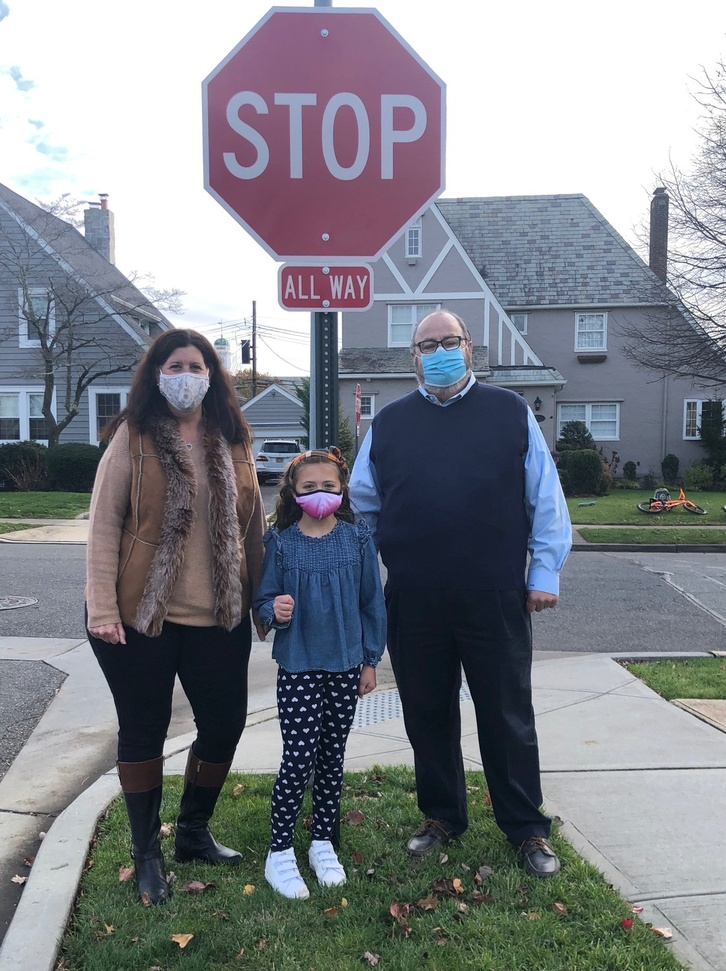
#> input picture image_5.jpeg, 726 x 971 px, shrunk from 1122 x 1500 before the run, given in place of image_5.jpg, which was not available
$ python face_stop_recognition.py
#> lines starting #> are read from the running program, lines starting #| are printed output that depends on the picture; after the words box and inside, x2 and y2 are one past the last pixel; in counts of white or black regions, pixels touching at a corner belong together; pictures that were not available may be replaced by others from this repository, and a replacement may not be noted
# Importing OpenCV package
import cv2
from matplotlib import pyplot as plt


# Reading the image
img = cv2.imread("/home/bgoshtasbi/Desktop/ML Project/proj1_classification/image_5.jpg")
#> img is the input picture: shape (971, 726, 3); mean B, G, R 138.1, 131.3, 127.9

# Converting image to grayscale
img_gray = cv2.cvtColor(img, cv2.COLOR_BGR2GRAY)
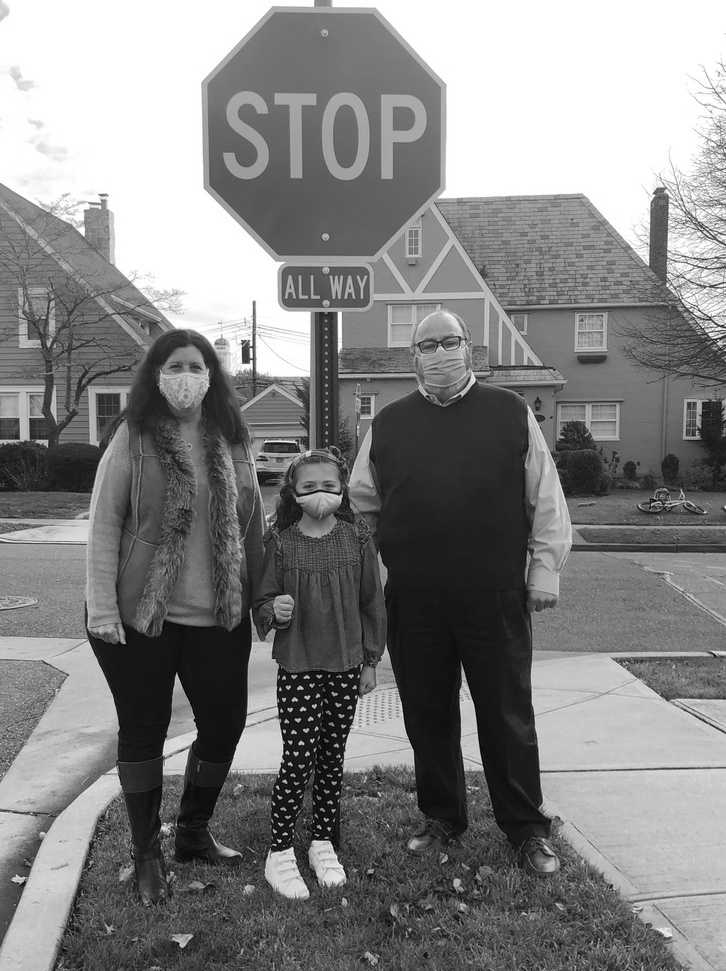
#> img_gray: shape (971, 726); min 0, max 255, mean 131

gray_img = cv2.cvtColor(img, cv2.COLOR_BGR2GRAY)
img_rgb = cv2.cvtColor(img, cv2.COLOR_BGR2RGB)


# Loading the required haar-cascade xml classifier file
haar_cascade = cv2.CascadeClassifier('Haarcascade_frontalface_default.xml')

# Applying the face detection method on the grayscale image
faces_rect = haar_cascade.detectMultiScale(gray_img, 1.1, 9)
#> faces_rect = [[156, 347, 59, 59]]

#STOP
stop_data = cv2.CascadeClassifier('stop_data.xml')

found = stop_data.detectMultiScale(img_gray,
                                minSize =(20, 20))
#> found = [[203, 13, 253, 253]]


# Iterating through rectangles of detected faces
for (x, y, w, h) in faces_rect:
    cv2.rectangle(img, (x, y), (x+w, y+h), (0, 255, 0), 2)
#> this loop made 1 pass
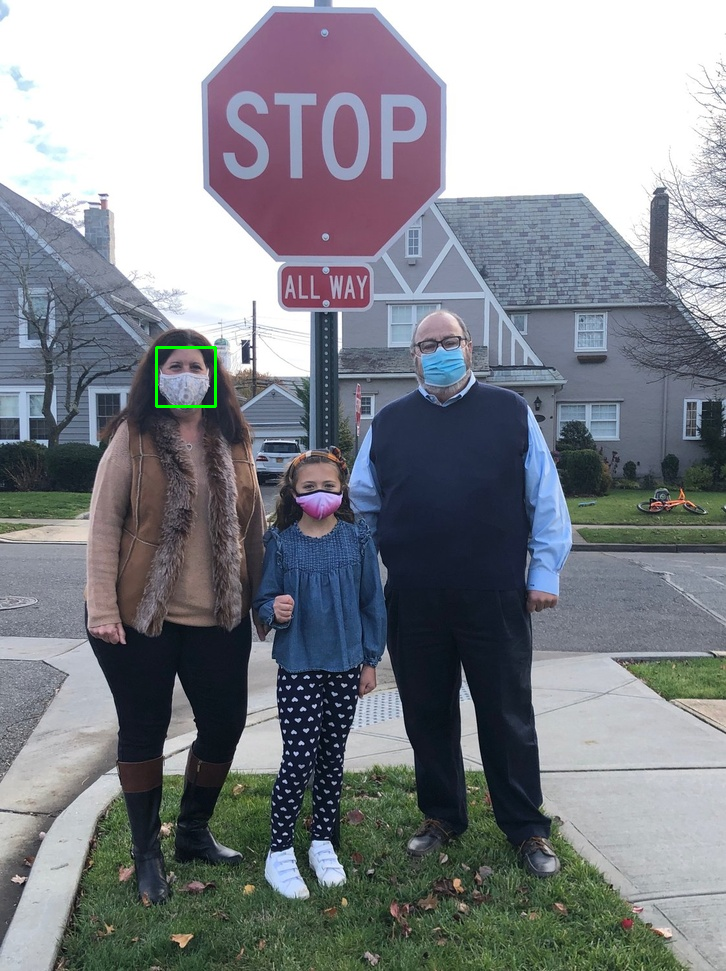
#> img: shape (971, 726, 3); 0.1% of pixels changed, all inside (x1, y1, x2, y2) = (155, 346, 217, 408)

amount_found = len(found)
#> amount_found = 1

if amount_found != 0:

    # There may be more than one
    # sign in the image
    for (x, y, width, height) in found:

        # We draw a green rectangle around
        # every recognized sign
        cv2.rectangle(img_rgb, (x, y),
                      (x + height, y + width),
                      (0, 255, 0), 5)
#> this loop made 1 pass
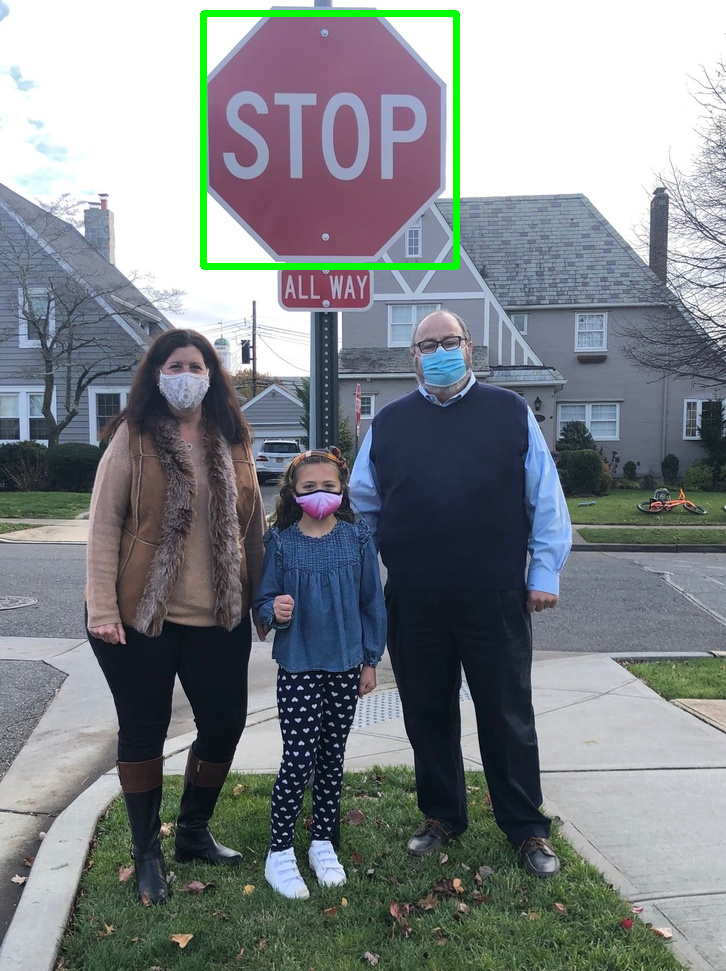
#> img_rgb: shape (971, 726, 3); mean R, G, B 125.8, 131.7, 135.9

# Creates the environment of
# the picture and shows it
plt.subplot(1, 1, 1)
plt.imshow(img_rgb)
plt.show()

cv2.imshow('Detected faces', img)

cv2.waitKey(0)

$ run again, with image_2.jpeg copied over image_5.jpeg
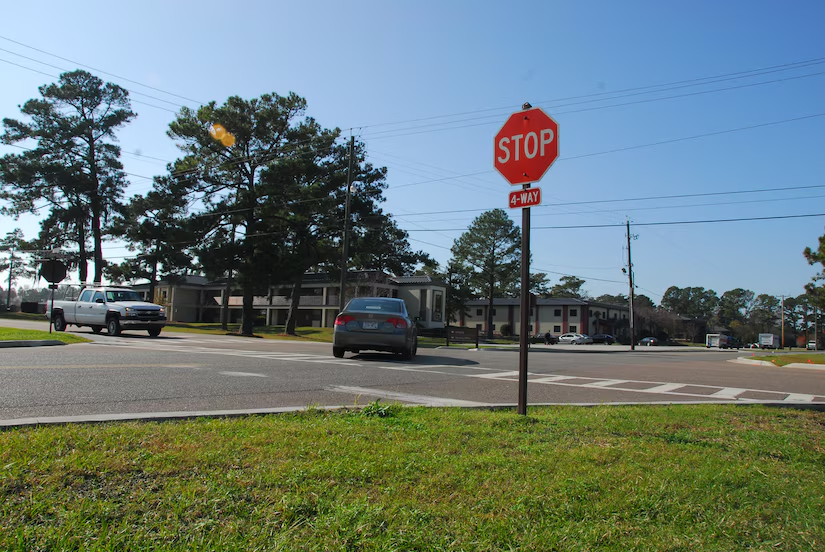
#> input picture image_2.jpeg, 825 x 552 px, given in place of image_5.jpg, which was not available
#> img is the input picture: shape (552, 825, 3); mean B, G, R 120.7, 123.3, 106.2
#> `img_gray = cv2.cvtColor(img, cv2.COLOR_BGR2GRAY)`:
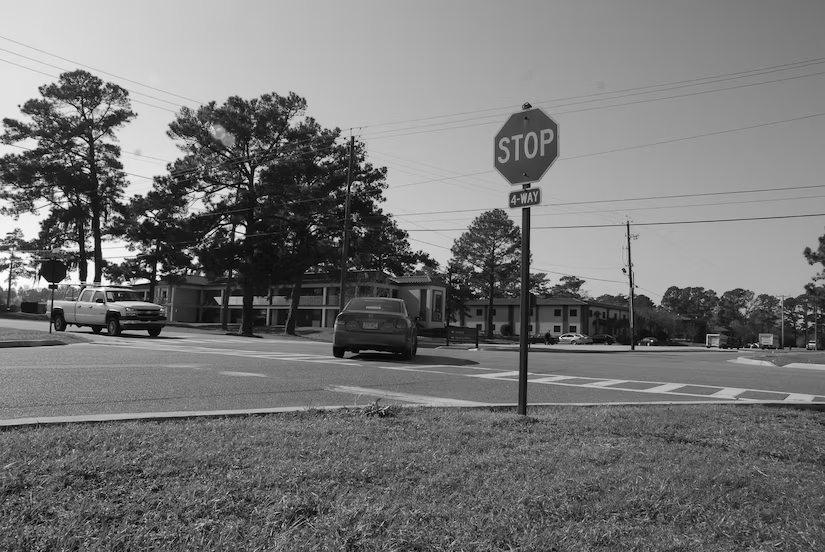
#> img_gray: shape (552, 825); min 0, max 255, mean 117.9
#> faces_rect = ()
#> found = [[484, 103, 85, 85]]
#> amount_found = 1
#> the loop `for (x, y, width, height) in found:` made 1 pass
#> after the loop `for (x, y, width, height) in found:`:
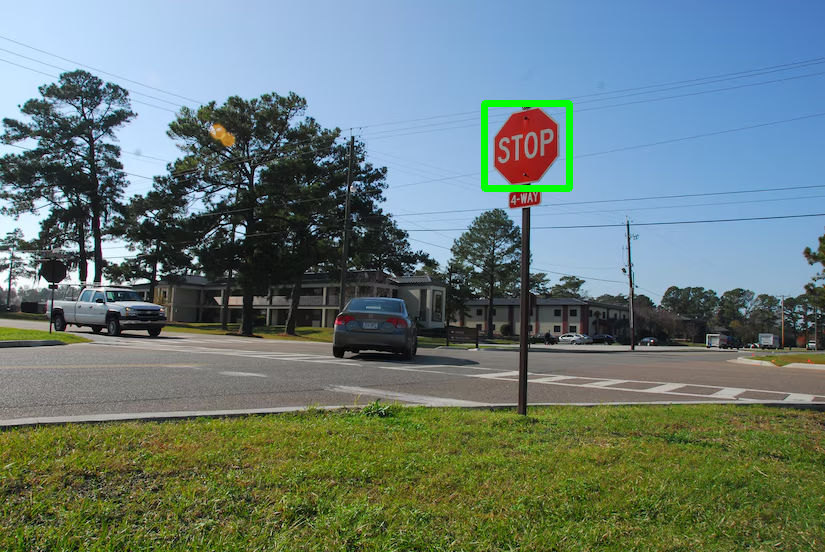
#> img_rgb: shape (552, 825, 3); mean R, G, B 105.5, 123.7, 119.7

$ run again, with image.jpeg copied over image_5.jpeg
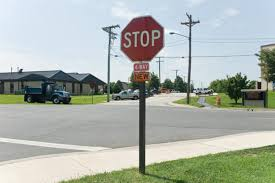
#> input picture image.jpeg, 275 x 183 px, given in place of image_5.jpg, which was not available
#> img is the input picture: shape (183, 275, 3); mean B, G, R 169.9, 177.2, 170
#> `img_gray = cv2.cvtColor(img, cv2.COLOR_BGR2GRAY)`:
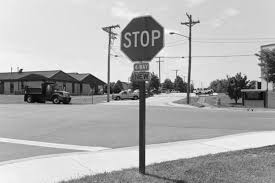
#> img_gray: shape (183, 275); min 1, max 254, mean 174.2
#> faces_rect = ()
#> found = [[112, 9, 60, 60]]
#> amount_found = 1
#> the loop `for (x, y, width, height) in found:` made 1 pass
#> after the loop `for (x, y, width, height) in found:`:
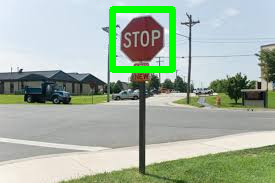
#> img_rgb: shape (183, 275, 3); mean R, G, B 163.6, 178.8, 162.7

$ run again, with image.png saved as image_5.jpeg
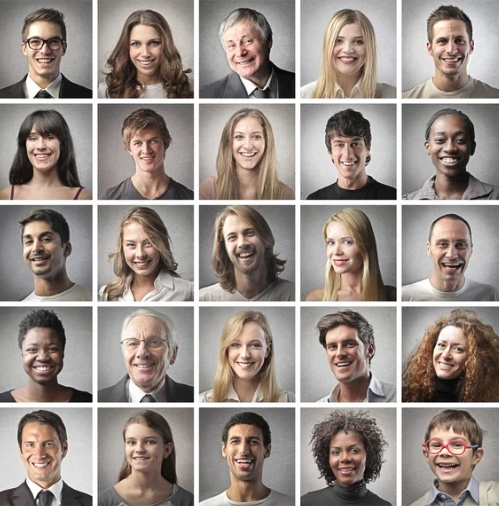
#> input picture image.png, 499 x 506 px, given in place of image_5.jpg, which was not available
#> img is the input picture: shape (506, 499, 3); mean B, G, R 136.7, 142.9, 153
#> `img_gray = cv2.cvtColor(img, cv2.COLOR_BGR2GRAY)`:
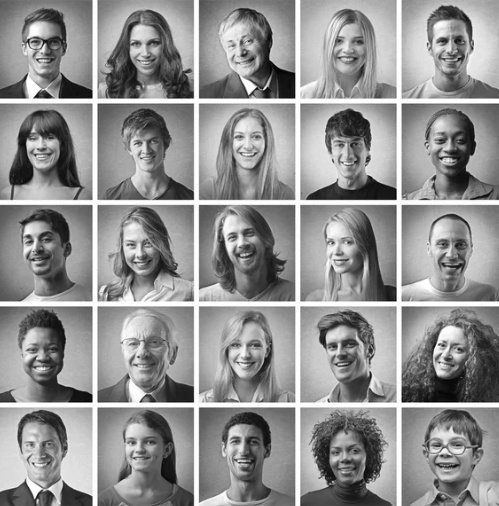
#> img_gray: shape (506, 499); min 0, max 255, mean 145.2
#> faces_rect = 22 rows, first 6: [17, 117, 51, 51], [125, 127, 41, 41], [122, 26, 48, 48], [315, 223, 48, 48], [317, 325, 51, 51], [115, 422, 50, 50]
#> found = ()
#> the loop `for (x, y, w, h) in faces_rect:` made 22 passes
#> after the loop `for (x, y, w, h) in faces_rect:`:
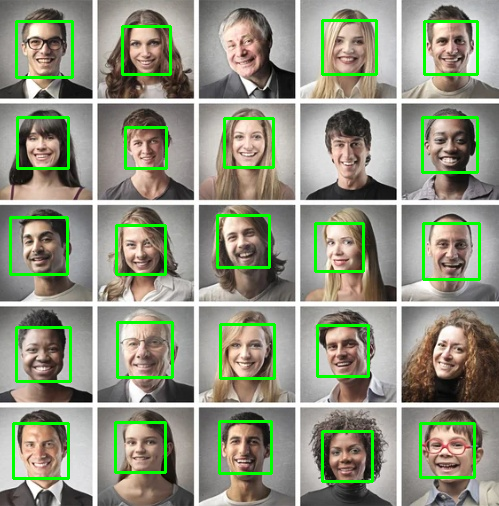
#> img: shape (506, 499, 3); 5.4% of pixels changed, all inside (x1, y1, x2, y2) = (9, 19, 481, 483)
#> amount_found = 0
